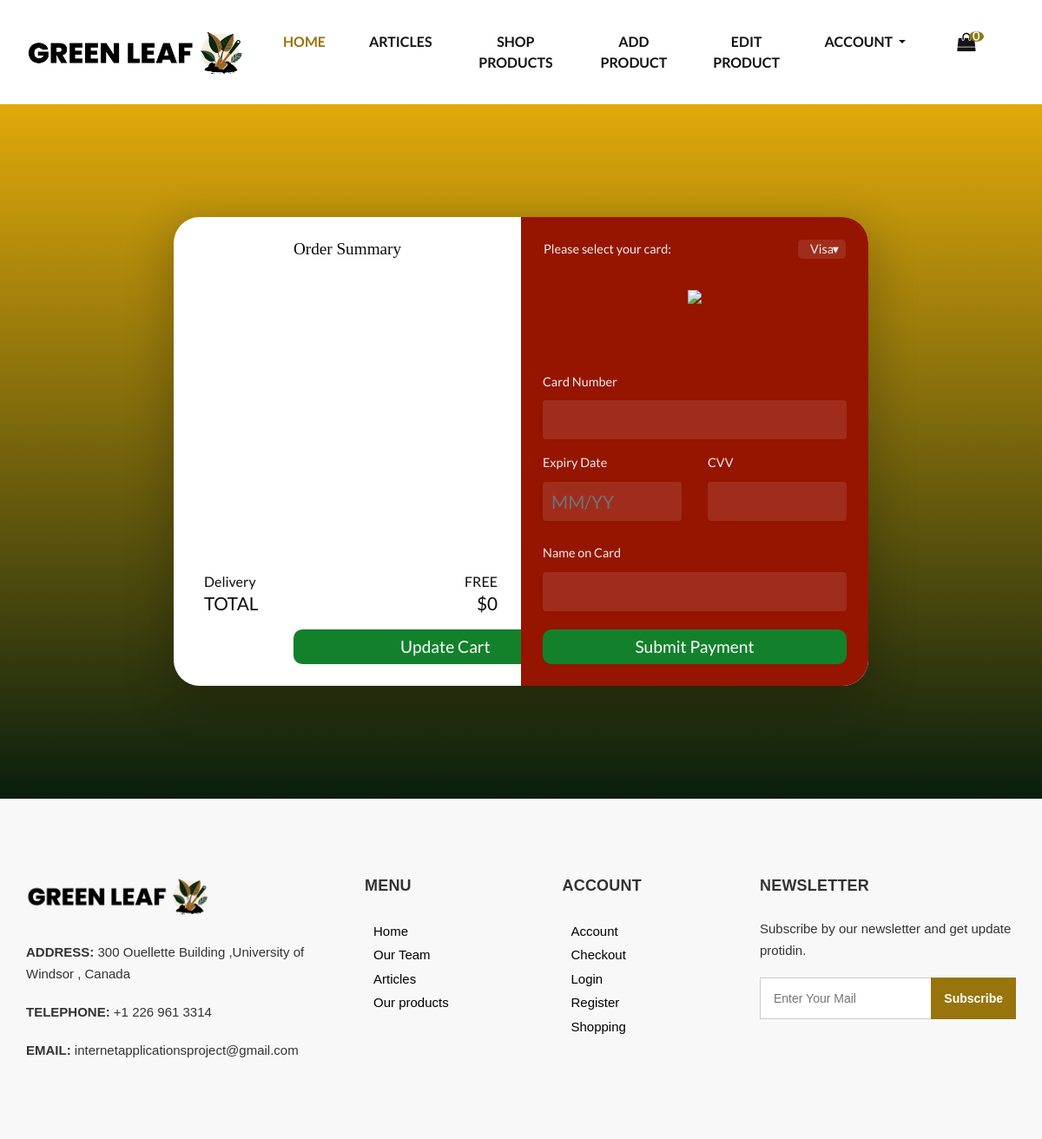
The app's page /payment/ (signed in), older data.
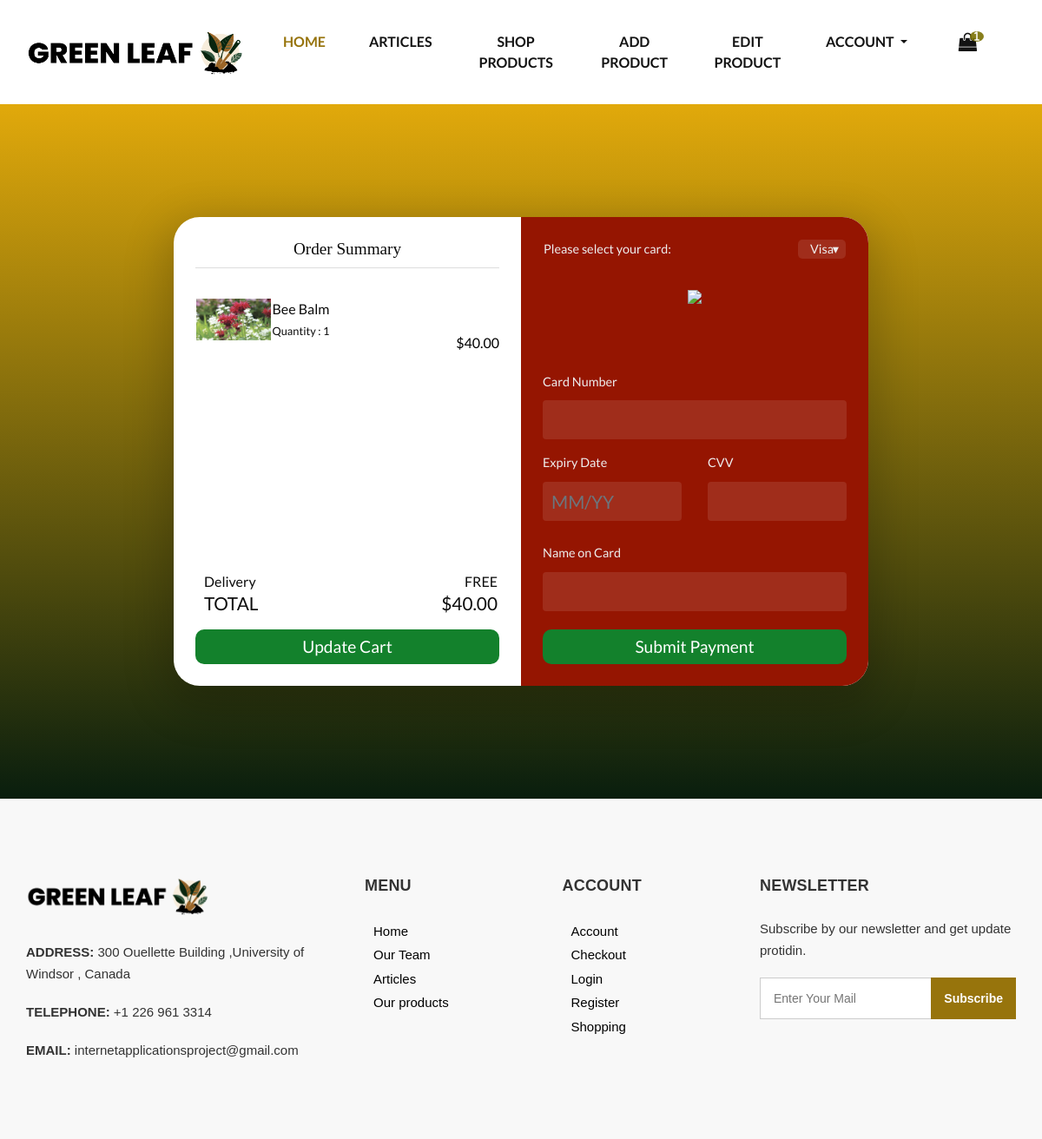
The same page, newer data.
### GreenWebsite/models.py (models this page shows)
class Product(models.Model):
    name = models.CharField(max_length=200)
    price = models.DecimalField(max_digits=10, decimal_places=2)
    on_sale = models.BooleanField(default=False)
    on_sale_price = models.DecimalField(max_digits=10, decimal_places=2, default=0, blank=True, null=True)
    image = models.ImageField(default='default.png', blank=True, null=True, upload_to='product_img/')
    description = models.TextField()
    review_count = models.IntegerField(default=0)
    rating = models.FloatField(default=0.0)

### GreenWebsite/views.py (the view)
# urls.py: path('payment/', payment_view, name='payment_page'),
@login_required
def payment_view(request):
    cart_items = CartItem.objects.filter(cart__user=request.user)
    cart_items_with_totals = []
    cart_subtotal = 0
    for item in cart_items:
        total_price = item.product.price * item.quantity
        cart_items_with_totals.append({
            'product': item.product,
            'quantity': item.quantity,
            'total_price': total_price
        })
        cart_subtotal += total_price
    cart_grand_total = cart_subtotal  # Add additional calculations for discounts, etc., if needed
    context = {
        'cart_items': cart_items_with_totals,
        'cart_subtotal': cart_subtotal,
        'cart_grand_total': cart_grand_total,
        'is_cart_empty': len(cart_items) == 0
    }
    return render(request, 'payment.html' , context)

### GreenWebsite/models.py (called while the page is built)
    def get_cart_count(self):
        total_quantity = CartItem.objects.filter(
            cart__is_paid=False, cart__user=self.user
        ).aggregate(
            total_quantity=Sum('quantity')
        )['total_quantity'] or 0
        print("total_quantity", total_quantity)
        return total_quantity

### templates/payment.html (shortened to what this page needs)
{% extends 'base.html' %}
{% block body %}
<div class='paymentcontainer'>
  <div class='window'>
    <div class='order-info'>
      <div class='order-info-content'>
        <h2>Order Summary</h2>
           {% for item in cart_items %}
               <div class='line'></div>
          <table class='order-table'>
  <tbody>
    <tr>
      <td><img src='{{ item.product.image.url }}' class='full-width' alt='{{ item.product.name }}'></img></td>
      <td>
        <br> {{ item.product.name }}
        <br> <span class='thin small'> Quantity : {{ item.quantity }}<br><br></span>
      </td>
      <td>
        <div class='price'>${{ item.product.price }}</div>
      </td>
    </tr>
  </tbody>
</table>
  {% endfor %}
        <div class='total'>
          <span style='float:left;'>
            <div class='thin dense'>Delivery</div>
            TOTAL
          </span>
          <span style='float:right; text-align:right;'>
            <div class='thin dense'>FREE</div>
            ${{ cart_subtotal }}
          </span>
        </div>
       <button class='pay-btn'>Update Cart</button>
</div>
</div>
  <div class='credit-info'>
    <div class='credit-info-content'>
 <table class='half-input-table'>
              <tr><td>Please select your card: </td><td><div class='dropdown' id='card-dropdown'><div class='dropdown-btn' id='current-card'>Visa</div>
                </div>
               </td></tr>
            </table>
            <img src='https://dl.dropboxusercontent.com/s/ubamyu6mzov5c80/visa_logo%20%281%29.png' height='80' class='credit-card-image' id='credit-card-image'></img>
        <form action="{% url 'process_payment' %}" method="post">
            <div class="form-group">
                <label for="cardNumber">Card Number</label>
                <input type="text" class="form-control input-field" id="cardNumber" name="cardNumber" required>
            </div>
            <div class="row">
                <div class="col-md-6 form-group">
                    <label for="expiryDate">Expiry Date</label>
                    <input type="text" class="form-control input-field" id="expiryDate" name="expiryDate" placeholder="MM/YY" required>
                </div>
                <div class="col-md-6 form-group">
                    <label for="cvv">CVV</label>
                    <input type="text" class="form-control input-field" id="cvv" name="cvv" required>
                </div>
            </div>
            <div class="form-group">
                <label for="cardName">Name on Card</label>
                <input type="text" class="form-control input-field" id="cardName" name="cardName" required>
            </div>
            <button type="submit" class="pay-btn">Submit Payment</button>
        </form>
    </div>
</div>
      </div>
</div>
{% endblock %}

Row changes from the older to the newer data that the page shows:
added Product: product.image (picture), product.name "Bee Balm", quantity "1", product.price "40.00"
Text that changed along with them:
{{ request.user.userprofile.get_cart_count }}: 0 → 1 (drawn)
{{ cart_subtotal }}: "0" → "40.00"
